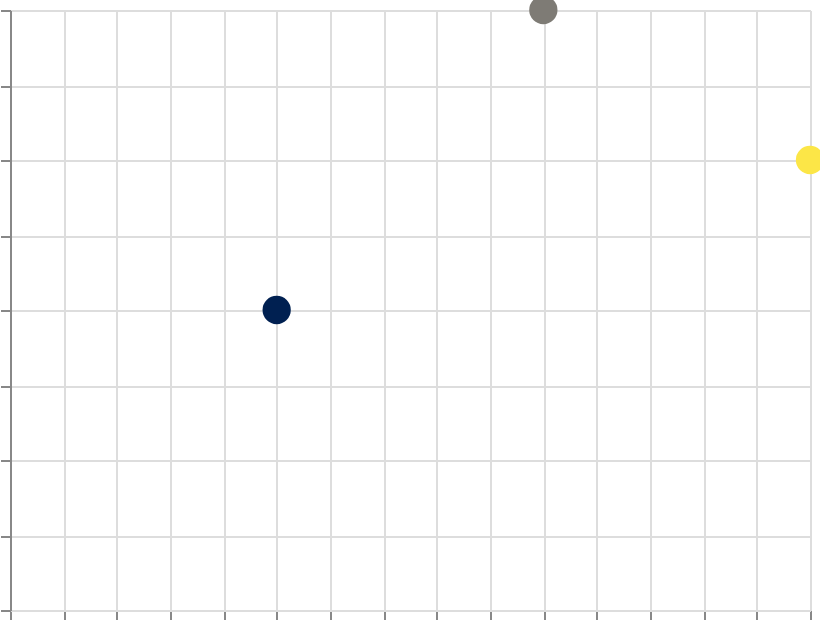

Vega-Lite specification for this chart:
### Vega specification from a JSON file in a GitHub repository (floating-point values rounded to 4 significant figures)
{"$schema": "https://vega.github.io/schema/vega/v6.json", "width": 400, "height": 300, "padding": 5, "autosize": "none", "data": [{"name": "table", "values": [{"x": 1, "y": 2, "val": 10}, {"x": 2, "y": 4, "val": 50}, {"x": 3, "y": 3, "val": 90}]}], "scales": [{"name": "x", "type": "linear", "domain": {"data": "table", "field": "x"}, "range": "width", "nice": true}, {"name": "y", "type": "linear", "domain": {"data": "table", "field": "y"}, "range": [{"signal": "height"}, 0], "nice": true}, {"name": "color", "type": "linear", "domain": {"data": "table", "field": "val"}, "range": {"scheme": "cividis"}}], "marks": [{"type": "symbol", "from": {"data": "table"}, "encode": {"update": {"x": {"scale": "x", "field": "x"}, "y": {"scale": "y", "field": "y"}, "size": {"value": 200}, "fill": {"scale": "color", "field": "val"}}}}], "axes": [{"scale": "x", "orient": "bottom", "grid": true, "labels": false}, {"scale": "y", "orient": "left", "grid": true, "labels": false}], "legends": [{"fill": "color", "title": "Index"}]}
